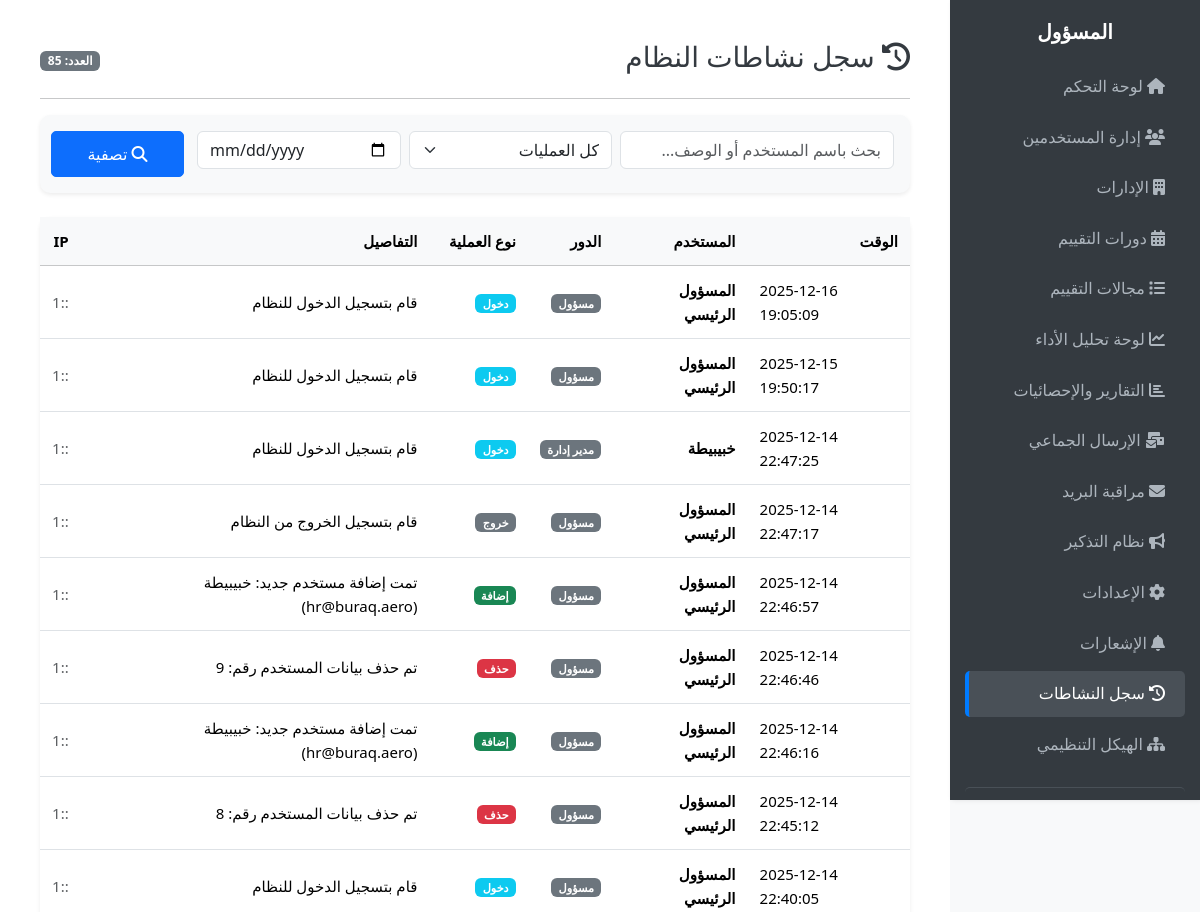
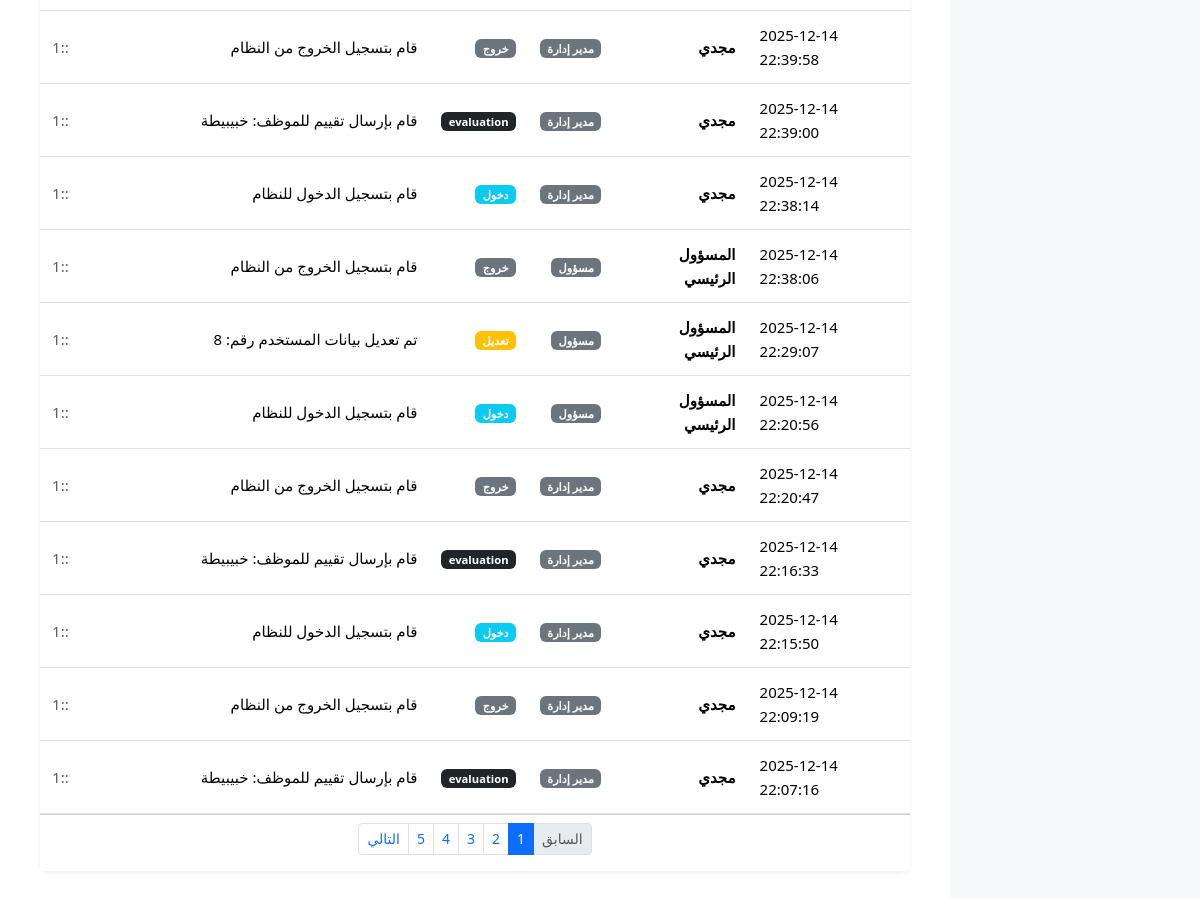
/public/admin/activity_logs.php (signed in), run on the app's committed database (2 pictures, top to bottom).
### tables this page shows
CREATE TABLE `activity_logs` (
  `id` int(11) NOT NULL,
  `user_id` int(10) UNSIGNED DEFAULT NULL COMMENT 'معرف المستخدم الذي قام بالعملية',
  `user_name` varchar(150) DEFAULT NULL COMMENT 'الاسم وقت التنفيذ (للحفظ حتى لو حذف المستخدم)',
  `role` varchar(50) DEFAULT NULL COMMENT 'دور المستخدم',
  `action` varchar(100) NOT NULL COMMENT 'نوع العملية: login, create, update, delete, logout',
  `description` text DEFAULT NULL COMMENT 'وصف تفصيلي: مثلا "قام بتعديل الموظف رقم 5"',
  `ip_address` varchar(45) DEFAULT NULL COMMENT 'عنوان IP للمستخدم',
  `created_at` timestamp NOT NULL DEFAULT current_timestamp()
);

### public/admin/activity_logs.php (the view, shortened to what this page needs)
<?php
require_once '../../app/core/db.php';
$page = isset($_GET['page']) ? (int)$_GET['page'] : 1;
$limit = 20;
$offset = ($page - 1) * $limit;
$filter_user = trim($_GET['user'] ?? '');
$filter_action = $_GET['action'] ?? '';
$filter_date = $_GET['date'] ?? '';
$where = ["1=1"];
$params = [];
$where_sql = implode(' AND ', $where);
$count_stmt = $pdo->prepare("SELECT COUNT(*) FROM activity_logs WHERE $where_sql");
$count_stmt->execute($params);
$total_rows = $count_stmt->fetchColumn();
$total_pages = ceil($total_rows / $limit);
$sql = "SELECT * FROM activity_logs WHERE $where_sql ORDER BY created_at DESC LIMIT $limit OFFSET $offset";
$stmt = $pdo->prepare($sql);
$stmt->execute($params);
$logs = $stmt->fetchAll();
?>
<!DOCTYPE html>
<html dir="rtl" lang="ar">
<head>
    <link href="https://cdn.jsdelivr.net/npm/bootstrap@5.3.2/dist/css/bootstrap.rtl.min.css" rel="stylesheet">
    <link rel="stylesheet" href="https://cdnjs.cloudflare.com/ajax/libs/font-awesome/6.4.0/css/all.min.css">
    <link rel="stylesheet" href="../assets/css/admin-dashboard.css">
</head>
<body class="admin-dashboard">
<?php $current_page = basename(__FILE__); require_once '_sidebar_nav.php'; ?>
<main class="admin-main-content">
    <div class="d-flex justify-content-between align-items-center mb-3">
        <h3><i class="fas fa-history"></i> سجل نشاطات النظام</h3>
        <span class="badge bg-secondary">العدد: <?= $total_rows ?></span>
    </div>
    <hr>
    <div class="card mb-4 bg-light border-0 shadow-sm">
        <div class="card-body p-3">
            <form method="GET" class="row g-2">
                <div class="col-md-4">
                    <input type="text" name="user" class="form-control" placeholder="بحث باسم المستخدم أو الوصف..." value="<?= htmlspecialchars($filter_user) ?>">
                </div>
                <div class="col-md-3">
                    <select name="action" class="form-select">
                        <option value="">كل العمليات</option>
                    </select>
                </div>
                <div class="col-md-3">
                    <input type="date" name="date" class="form-control" value="<?= htmlspecialchars($filter_date) ?>">
                </div>
                <div class="col-md-2">
                    <button type="submit" class="btn btn-primary w-100"><i class="fas fa-search"></i> تصفية</button>
                </div>
            </form>
        </div>
    </div>
    <div class="card shadow-sm">
        <div class="card-body p-0">
            <div class="table-responsive">
                <table class="table table-hover mb-0 align-middle">
                    <thead class="table-light">
                        <tr>
                            <th>الوقت</th>
                            <th>المستخدم</th>
                            <th>الدور</th>
                            <th>نوع العملية</th>
                            <th>التفاصيل</th>
                            <th>IP</th>
                        </tr>
                    </thead>
                    <tbody>
                        <?php if(empty($logs)): ?>
                            <tr><td colspan="6" class="text-center py-4 text-muted">لا توجد سجلات.</td></tr>
                        <?php else: ?>
                            <?php foreach($logs as $log): ?>
                            <tr>
                                <td dir="ltr" class="text-end"><?= date('Y-m-d H:i:s', strtotime($log['created_at'])) ?></td>
                                <td class="fw-bold"><?= htmlspecialchars($log['user_name']) ?></td>
								  <?php
                                $role_map = match($log['role']) {
        'admin' => 'مسؤول',
        'manager' => 'مدير إدارة',
        'supervisor' => 'رئيس مباشر',
        'evaluator' => 'موظف تقييمات',
        'employee' => 'موظف'
                                };
                                ?>
                                <td><span class="badge bg-secondary"><?= $role_map ?></span></td>
                                <td>
                                   <?php
                                $cls = match($log['action']) {
                                    'login' => 'info',
                                    'logout' => 'secondary',
                                    'create' => 'success',
                                    'delete' => 'danger',
                                    'update' => 'warning',
                                    default => 'dark'
                                };
                                $txt = match($log['action']) {
                                    'login' => 'دخول',
                                    'logout' => 'خروج',
                                    'create' => 'إضافة',
                                    'delete' => 'حذف',
                                    'update' => 'تعديل',
                                    default => $log['action']
                                };
                                ?>
                                    <span class="badge bg-<?= $cls ?>"><?= $txt ?></span>
                                </td>
                                <td><?= htmlspecialchars($log['description']) ?></td>
                                <td class="small text-muted"><?= $log['ip_address'] ?></td>
                            </tr>
                            <?php endforeach; ?>
                        <?php endif; ?>
                    </tbody>
                </table>
            </div>
        </div>
        <?php if ($total_pages > 1): ?>
        <div class="card-footer bg-white d-flex justify-content-center">
            <nav>
                <ul class="pagination pagination-sm mb-0">
                    <li class="page-item <?= $page <= 1 ? 'disabled' : '' ?>">
                        <a class="page-link" href="?page=<?= $page-1 ?>&user=<?= urlencode($filter_user) ?>&action=<?= $filter_action ?>&date=<?= $filter_date ?>">السابق</a>
                    </li>
                    <?php for($i=1; $i<=$total_pages; $i++): ?>
                        <li class="page-item <?= $i==$page?'active':'' ?>">
                            <a class="page-link" href="?page=<?= $i ?>&user=<?= urlencode($filter_user) ?>&action=<?= $filter_action ?>&date=<?= $filter_date ?>"><?= $i ?></a>
                        </li>
                    <?php endfor; ?>
                    <li class="page-item <?= $page >= $total_pages ? 'disabled' : '' ?>">
                        <a class="page-link" href="?page=<?= $page+1 ?>&user=<?= urlencode($filter_user) ?>&action=<?= $filter_action ?>&date=<?= $filter_date ?>">التالي</a>
                    </li>
                </ul>
            </nav>
        </div>
        <?php endif; ?>
    </div>
</main>
</body>
</html>

### public/assets/css/admin-dashboard.css (style rules this page uses)
body { font-family: 'Segoe UI', Tahoma, Geneva, Verdana, sans-serif; background-color: #f8f9fa; color: #212529; margin: 0; padding: 0; direction: rtl; }
.admin-dashboard { display: flex; min-height: 100vh; background-color: #f8f9fa; }
.admin-main-content { margin-right: 250px; padding: 20px; width: calc(100% - 250px); background: #fff; min-height: 100vh; overflow-x: hidden; }
h3, h4, h5 { color: #343a40; }
.card { margin-bottom: 20px; border: none; border-radius: 10px; box-shadow: 0 4px 8px rgba(0,0,0,0.1); }
.table { font-size: 14px; }
.table th, .table td { vertical-align: middle; padding: 12px; }
.btn { font-size: 14px; padding: 8px 16px; border-radius: 5px; transition: all 0.3s ease; }
@media (min-width: 992px) { .admin-main-content { padding: 30px; } }
@media (min-width: 992px) { .card { margin-bottom: 25px; } }
@media (min-width: 992px) { .table th, .table td { font-size: 15px; } }
@media (min-width: 992px) { .btn { font-size: 16px; padding: 10px 20px; } }
body { line-height: 1.6; }
p, li { margin-bottom: 0.5rem; }
[dir="rtl"] .table th, [dir="rtl"] .table td { text-align: right; }
[dir="rtl"] .btn { margin-right: 5px; }
* { box-sizing: border-box; -webkit-tap-highlight-color: transparent; }
@media screen and (min-width: 1024px) { .admin-main-content { padding: 40px; } }

### data on the page
activity_logs: created_at "2025-12-16 19:05:09", user_name "المسؤول الرئيسي", role "مسؤول", action "دخول", description "قام بتسجيل الدخول للنظام", ip_address "::1"
activity_logs: created_at "2025-12-15 19:50:17", user_name "المسؤول الرئيسي", role "مسؤول", action "دخول", description "قام بتسجيل الدخول للنظام", ip_address "::1"
activity_logs: created_at "2025-12-14 22:47:25", user_name "خبيبيطة", role "مدير إدارة", action "دخول", description "قام بتسجيل الدخول للنظام", ip_address "::1"
activity_logs: created_at "2025-12-14 22:47:17", user_name "المسؤول الرئيسي", role "مسؤول", action "خروج", description "قام بتسجيل الخروج من النظام", ip_address "::1"
activity_logs: created_at "2025-12-14 22:46:57", user_name "المسؤول الرئيسي", role "مسؤول", action "إضافة", description "تمت إضافة مستخدم جديد: خبيبيطة (hr@buraq.aero)", ip_address "::1"
activity_logs: created_at "2025-12-14 22:46:46", user_name "المسؤول الرئيسي", role "مسؤول", action "حذف", description "تم حذف بيانات المستخدم رقم: 9", ip_address "::1"
activity_logs: created_at "2025-12-14 22:46:16", user_name "المسؤول الرئيسي", role "مسؤول", action "إضافة", description "تمت إضافة مستخدم جديد: خبيبيطة (hr@buraq.aero)", ip_address "::1"
activity_logs: created_at "2025-12-14 22:45:12", user_name "المسؤول الرئيسي", role "مسؤول", action "حذف", description "تم حذف بيانات المستخدم رقم: 8", ip_address "::1"
activity_logs: created_at "2025-12-14 22:40:05", user_name "المسؤول الرئيسي", role "مسؤول", action "دخول", description "قام بتسجيل الدخول للنظام", ip_address "::1"
activity_logs: created_at "2025-12-14 22:39:58", user_name "مجدي", role "مدير إدارة", action "خروج", description "قام بتسجيل الخروج من النظام", ip_address "::1"
activity_logs: created_at "2025-12-14 22:39:00", user_name "مجدي", role "مدير إدارة", action "evaluation", description "قام بإرسال تقييم للموظف: خبيبيطة", ip_address "::1"
activity_logs: created_at "2025-12-14 22:38:14", user_name "مجدي", role "مدير إدارة", action "دخول", description "قام بتسجيل الدخول للنظام", ip_address "::1"
activity_logs: created_at "2025-12-14 22:38:06", user_name "المسؤول الرئيسي", role "مسؤول", action "خروج", description "قام بتسجيل الخروج من النظام", ip_address "::1"
activity_logs: created_at "2025-12-14 22:29:07", user_name "المسؤول الرئيسي", role "مسؤول", action "تعديل", description "تم تعديل بيانات المستخدم رقم: 8", ip_address "::1"
activity_logs: created_at "2025-12-14 22:20:56", user_name "المسؤول الرئيسي", role "مسؤول", action "دخول", description "قام بتسجيل الدخول للنظام", ip_address "::1"
activity_logs: created_at "2025-12-14 22:20:47", user_name "مجدي", role "مدير إدارة", action "خروج", description "قام بتسجيل الخروج من النظام", ip_address "::1"
activity_logs: created_at "2025-12-14 22:16:33", user_name "مجدي", role "مدير إدارة", action "evaluation", description "قام بإرسال تقييم للموظف: خبيبيطة", ip_address "::1"
activity_logs: created_at "2025-12-14 22:15:50", user_name "مجدي", role "مدير إدارة", action "دخول", description "قام بتسجيل الدخول للنظام", ip_address "::1"
activity_logs: created_at "2025-12-14 22:09:19", user_name "مجدي", role "مدير إدارة", action "خروج", description "قام بتسجيل الخروج من النظام", ip_address "::1"
activity_logs: created_at "2025-12-14 22:07:16", user_name "مجدي", role "مدير إدارة", action "evaluation", description "قام بإرسال تقييم للموظف: خبيبيطة", ip_address "::1"

### other printed values
$total_rows "85"
